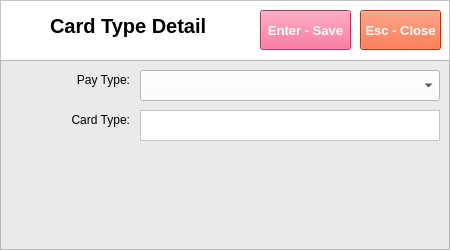
<?xml version="1.0" encoding="UTF-8"?>
<ui version="4.0">
 <class>Form</class>
 <widget class="QWidget" name="Form">
  <property name="geometry">
   <rect>
    <x>0</x>
    <y>0</y>
    <width>450</width>
    <height>250</height>
   </rect>
  </property>
  <property name="windowTitle">
   <string>Form</string>
  </property>
  <widget class="QFrame" name="frame">
   <property name="geometry">
    <rect>
     <x>0</x>
     <y>0</y>
     <width>450</width>
     <height>61</height>
    </rect>
   </property>
   <property name="styleSheet">
    <string notr="true">background-color: rgb(255, 255, 255);</string>
   </property>
   <property name="frameShape">
    <enum>QFrame::StyledPanel</enum>
   </property>
   <property name="frameShadow">
    <enum>QFrame::Raised</enum>
   </property>
   <widget class="QLabel" name="label">
    <property name="geometry">
     <rect>
      <x>10</x>
      <y>10</y>
      <width>35</width>
      <height>35</height>
     </rect>
    </property>
    <property name="text">
     <string/>
    </property>
    <property name="pixmap">
     <pixmap>../../Documents/GitHub/python-pos/img/System Tables.png</pixmap>
    </property>
    <property name="scaledContents">
     <bool>true</bool>
    </property>
   </widget>
   <widget class="QLabel" name="lblCardTypeDetail">
    <property name="geometry">
     <rect>
      <x>50</x>
      <y>10</y>
      <width>160</width>
      <height>31</height>
     </rect>
    </property>
    <property name="font">
     <font>
      <family>Segoe UI</family>
      <pointsize>15</pointsize>
      <weight>75</weight>
      <bold>true</bold>
     </font>
    </property>
    <property name="text">
     <string>Card Type Detail</string>
    </property>
   </widget>
   <widget class="QPushButton" name="btnSave">
    <property name="geometry">
     <rect>
      <x>260</x>
      <y>10</y>
      <width>91</width>
      <height>40</height>
     </rect>
    </property>
    <property name="font">
     <font>
      <family>Segoe UI</family>
      <pointsize>10</pointsize>
      <weight>75</weight>
      <bold>true</bold>
     </font>
    </property>
    <property name="styleSheet">
     <string notr="true">background-color: rgb(240, 80, 128);
color: rgb(255, 255, 255);</string>
    </property>
    <property name="text">
     <string>Enter - Save</string>
    </property>
   </widget>
   <widget class="QPushButton" name="btnClose">
    <property name="geometry">
     <rect>
      <x>360</x>
      <y>10</y>
      <width>81</width>
      <height>40</height>
     </rect>
    </property>
    <property name="font">
     <font>
      <family>Segoe UI</family>
      <pointsize>10</pointsize>
      <weight>75</weight>
      <bold>true</bold>
     </font>
    </property>
    <property name="styleSheet">
     <string notr="true">background-color: rgb(243, 79, 28);
color: rgb(255, 255, 255);</string>
    </property>
    <property name="text">
     <string>Esc - Close</string>
    </property>
   </widget>
  </widget>
  <widget class="QFrame" name="frame_2">
   <property name="geometry">
    <rect>
     <x>0</x>
     <y>60</y>
     <width>450</width>
     <height>190</height>
    </rect>
   </property>
   <property name="styleSheet">
    <string notr="true">background-color: rgb(234, 234, 234);</string>
   </property>
   <property name="frameShape">
    <enum>QFrame::StyledPanel</enum>
   </property>
   <property name="frameShadow">
    <enum>QFrame::Raised</enum>
   </property>
   <widget class="QTextEdit" name="txtCardType">
    <property name="geometry">
     <rect>
      <x>140</x>
      <y>50</y>
      <width>300</width>
      <height>31</height>
     </rect>
    </property>
    <property name="styleSheet">
     <string notr="true">background-color: rgb(255, 255, 255);
color: rgb(0, 0, 0);</string>
    </property>
   </widget>
   <widget class="QComboBox" name="cboPayType">
    <property name="geometry">
     <rect>
      <x>140</x>
      <y>10</y>
      <width>300</width>
      <height>31</height>
     </rect>
    </property>
    <property name="styleSheet">
     <string notr="true">background-color: rgb(255, 255, 255);
color: rgb(0, 0, 0);</string>
    </property>
   </widget>
   <widget class="QLabel" name="lblCardType">
    <property name="geometry">
     <rect>
      <x>10</x>
      <y>50</y>
      <width>120</width>
      <height>20</height>
     </rect>
    </property>
    <property name="font">
     <font>
      <family>Segoe UI</family>
      <pointsize>9</pointsize>
     </font>
    </property>
    <property name="text">
     <string>Card Type:</string>
    </property>
    <property name="alignment">
     <set>Qt::AlignRight|Qt::AlignTrailing|Qt::AlignVCenter</set>
    </property>
   </widget>
   <widget class="QLabel" name="lblPayType">
    <property name="geometry">
     <rect>
      <x>10</x>
      <y>10</y>
      <width>120</width>
      <height>20</height>
     </rect>
    </property>
    <property name="font">
     <font>
      <family>Segoe UI</family>
      <pointsize>9</pointsize>
     </font>
    </property>
    <property name="text">
     <string>Pay Type:</string>
    </property>
    <property name="alignment">
     <set>Qt::AlignRight|Qt::AlignTrailing|Qt::AlignVCenter</set>
    </property>
   </widget>
  </widget>
 </widget>
 <resources/>
 <connections/>
</ui>
